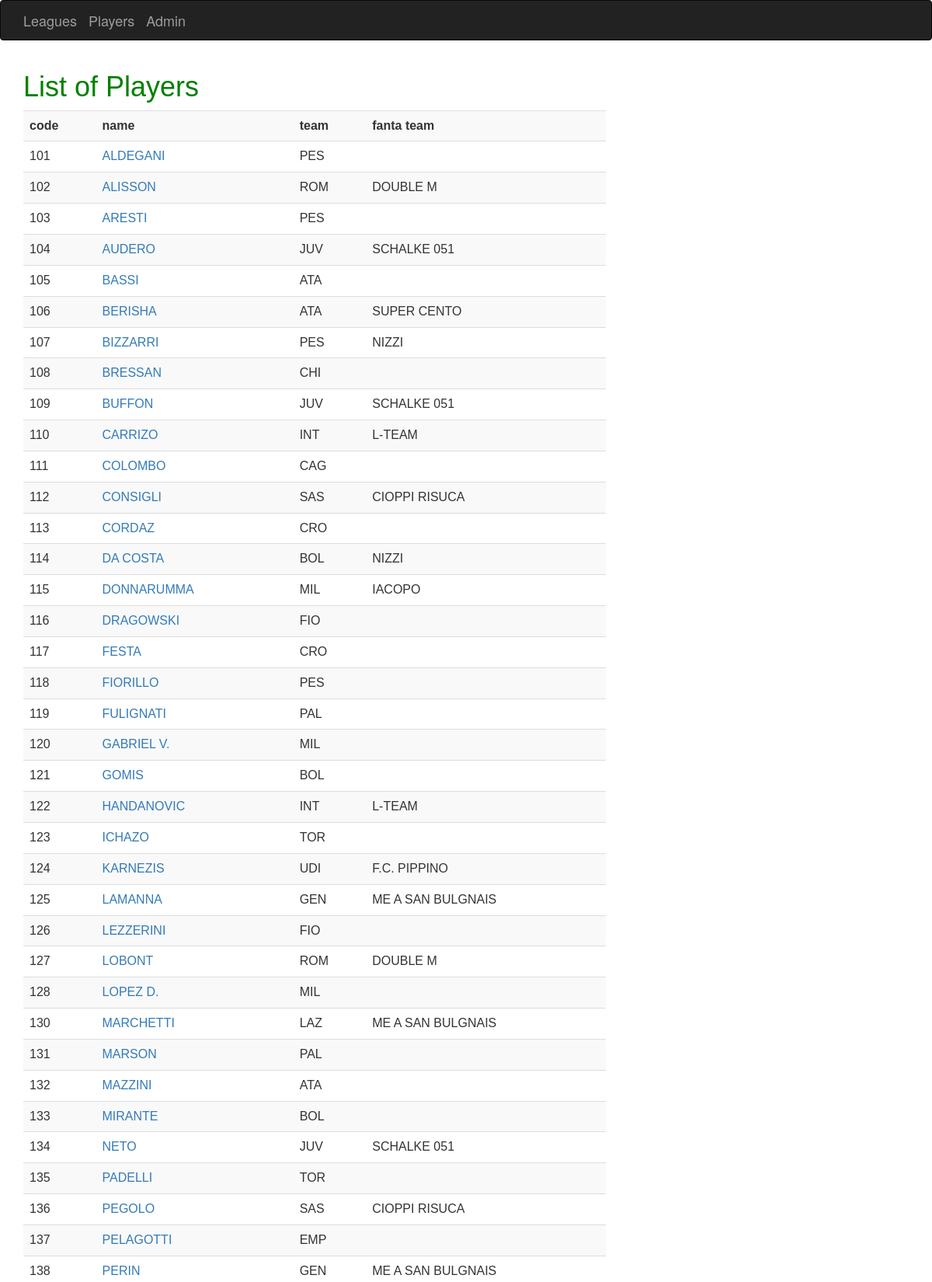
The app's page /fantalega/players/ (upper part) with its own data.
### fantalega/models.py (models this page shows, shortened)
class Player(models.Model):
    code = models.IntegerField()
    name = models.CharField(max_length=32)
    real_team = models.CharField(max_length=3)
    cost = models.IntegerField()
    auction_value = models.IntegerField()
    role = models.CharField(max_length=16)
    team = models.ForeignKey(Team, null=True)

class Team(models.Model):
    name = models.CharField(max_length=32)
    budget = models.IntegerField()
    max_trades = models.IntegerField()
    leagues = models.ManyToManyField(League, through='LeaguesTeams')

### fantalega/views.py (the view)
# urls.py: url(r'^players/(?P<player_id>[0-9]+)/$', views.player_details,
def players(request):
    players = Player.objects.order_by('code')
    context = {'players': players,}
    return render(request, 'fantalega/players.html', context)

### fantalega/templates/fantalega/players.html
{% extends 'fantalega/base.html' %}
{% block content %}
    <font face="Arial">
        <h1><font color="green">List of Players</font></h1>
    {% if players %}
        <table class="table table-striped" width="100%">
          <tr>
              <th>code</th>
              <th>name</th>
              <th>team</th>
              <th>fanta team</th>
          </tr>
          <tr>
              {% for player in players %}
                  <td>{{ player.code }}</td>
                  <td><a href="{% url 'player_details' player.id %}">
                      {{ player.name }}</a></td>
                  <td>{{ player.real_team }}</td>
                  <td>{{ player.team.name }}</td>
          </tr>
              {% endfor %}
        </table>
    {% else %}
      <p>No player found.</p>
    {% endif %}</font>
{% endblock %}

### records on screen
Player: code "101", name "ALDEGANI", real_team "PES"
Player: code "102", name "ALISSON", real_team "ROM", team.name "DOUBLE M"
Player: code "103", name "ARESTI", real_team "PES"
Player: code "104", name "AUDERO", real_team "JUV", team.name "SCHALKE 051"
Player: code "105", name "BASSI", real_team "ATA"
Player: code "106", name "BERISHA", real_team "ATA", team.name "SUPER CENTO"
Player: code "107", name "BIZZARRI", real_team "PES", team.name "NIZZI"
Player: code "108", name "BRESSAN", real_team "CHI"
Player: code "109", name "BUFFON", real_team "JUV", team.name "SCHALKE 051"
Player: code "110", name "CARRIZO", real_team "INT", team.name "L-TEAM"
Player: code "111", name "COLOMBO", real_team "CAG"
Player: code "112", name "CONSIGLI", real_team "SAS", team.name "CIOPPI RISUCA"
Player: code "113", name "CORDAZ", real_team "CRO"
Player: code "114", name "DA COSTA", real_team "BOL", team.name "NIZZI"
Player: code "115", name "DONNARUMMA", real_team "MIL", team.name "IACOPO"
Player: code "116", name "DRAGOWSKI", real_team "FIO"
Player: code "117", name "FESTA", real_team "CRO"
Player: code "118", name "FIORILLO", real_team "PES"
Player: code "119", name "FULIGNATI", real_team "PAL"
Player: code "120", name "GABRIEL V.", real_team "MIL"
Player: code "121", name "GOMIS", real_team "BOL"
Player: code "122", name "HANDANOVIC", real_team "INT", team.name "L-TEAM"
Player: code "123", name "ICHAZO", real_team "TOR"
Player: code "124", name "KARNEZIS", real_team "UDI", team.name "F.C. PIPPINO"
Player: code "125", name "LAMANNA", real_team "GEN", team.name "ME A SAN BULGNAIS"
Player: code "126", name "LEZZERINI", real_team "FIO"
Player: code "127", name "LOBONT", real_team "ROM", team.name "DOUBLE M"
Player: code "128", name "LOPEZ D.", real_team "MIL"
Player: code "130", name "MARCHETTI", real_team "LAZ", team.name "ME A SAN BULGNAIS"
Player: code "131", name "MARSON", real_team "PAL"
Player: code "132", name "MAZZINI", real_team "ATA"
Player: code "133", name "MIRANTE", real_team "BOL"
Player: code "134", name "NETO", real_team "JUV", team.name "SCHALKE 051"
Player: code "135", name "PADELLI", real_team "TOR"
Player: code "136", name "PEGOLO", real_team "SAS", team.name "CIOPPI RISUCA"
Player: code "137", name "PELAGOTTI", real_team "EMP"
Player: code "138", name "PERIN", real_team "GEN", team.name "ME A SAN BULGNAIS"
